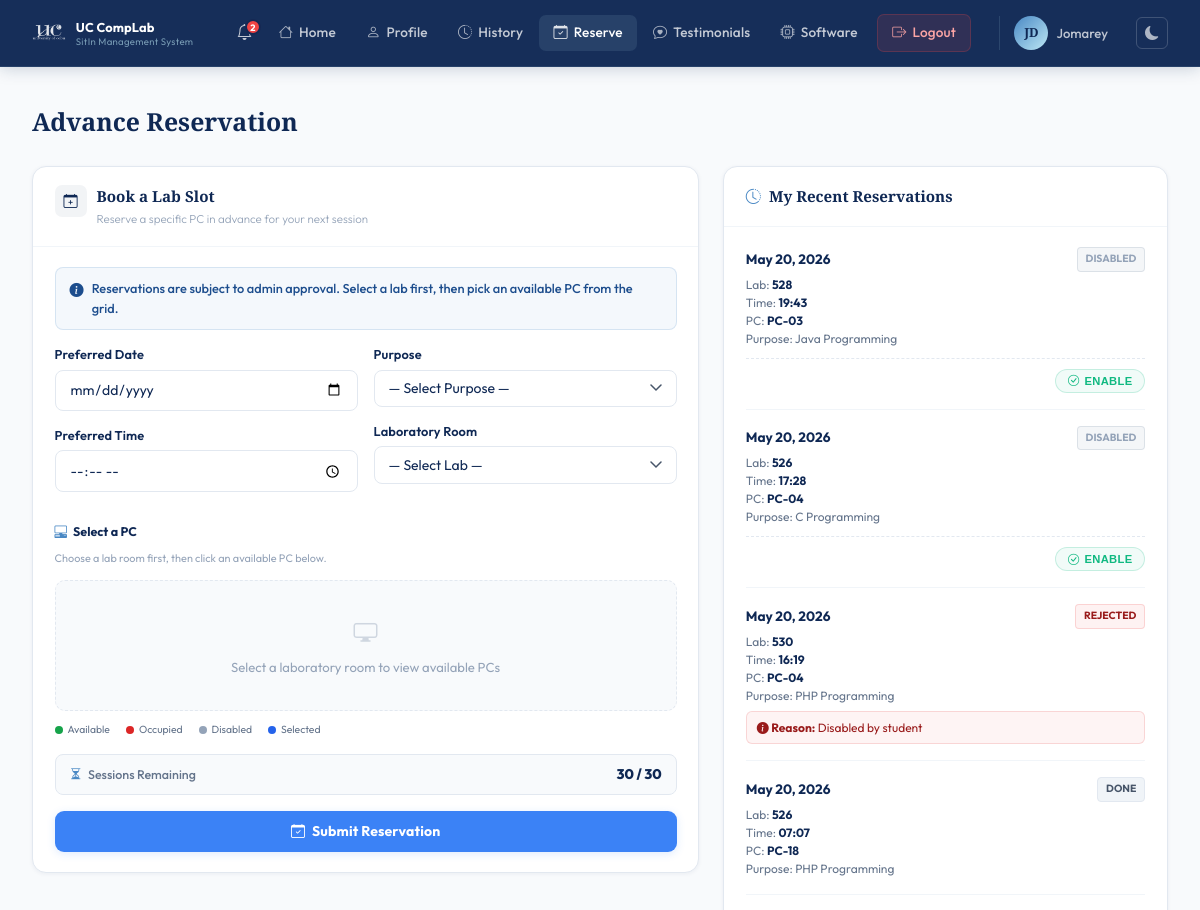
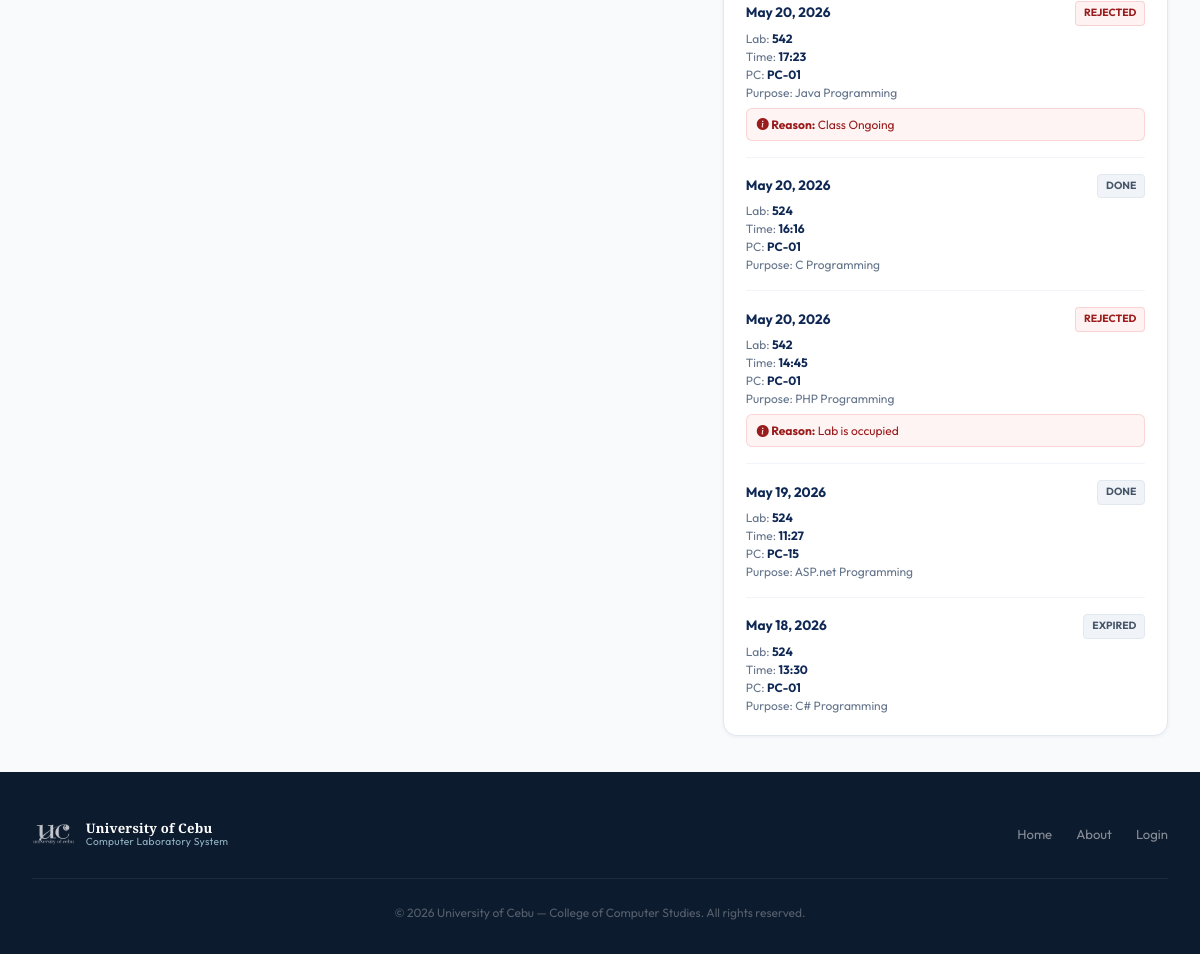
Screenshot of /pages/reserve.php (signed in) with the database file from the repository (2 pictures, top to bottom).
### tables this page shows
CREATE TABLE users (
            id                 INTEGER PRIMARY KEY AUTOINCREMENT,
            first_name         TEXT    NOT NULL,
            last_name          TEXT    NOT NULL,
            middle_name        TEXT,
            student_id         TEXT    UNIQUE NOT NULL,
            course             TEXT    NOT NULL,
            course_level       INTEGER NOT NULL,
            email              TEXT    UNIQUE NOT NULL,
            address            TEXT    NOT NULL,
            password           TEXT    NOT NULL,
            remaining_sessions INTEGER DEFAULT 30,
            created_at         DATETIME DEFAULT CURRENT_TIMESTAMP
        , profile_picture TEXT, points INTEGER DEFAULT 0);

CREATE TABLE reservations (
            id         INTEGER PRIMARY KEY AUTOINCREMENT,
            user_id    INTEGER NOT NULL,
            lab_room   TEXT    NOT NULL,
            date       TEXT    NOT NULL,
            time_slot  TEXT    NOT NULL,
            purpose    TEXT,
            status     TEXT    DEFAULT 'pending',
            created_at DATETIME DEFAULT CURRENT_TIMESTAMP, pc_number INTEGER, reject_note TEXT, disabled_by_student INTEGER DEFAULT 0,
            FOREIGN KEY (user_id) REFERENCES users(id) ON DELETE CASCADE
        );

### includes/auth.php (called while the page is built, shortened)
<?php
function getUnreadCount(PDO $db): int {
    $stmt = $db->prepare("SELECT COUNT(*) FROM notifications WHERE user_id = ? AND is_read = 0");
    $stmt->execute([$_SESSION['user_id']]);
    return (int) $stmt->fetchColumn();
}

### pages/reserve.php (the view, shortened to what this page needs)
<?php
$base = '../';
require_once __DIR__ . '/../includes/auth.php';
$db  = getDB();
$uid = $_SESSION['user_id'];
$stmt = $db->prepare("SELECT * FROM users WHERE id = ?");
$stmt->execute([$uid]);
$user = $stmt->fetch();
$remainingSessions = (int)($user['remaining_sessions'] ?? 30);
$myReservations = $db->prepare("SELECT * FROM reservations WHERE user_id = ? ORDER BY created_at DESC LIMIT 10");
$myReservations->execute([$uid]);
$myReservations = $myReservations->fetchAll();
$sessBadgeClass = $remainingSessions > 10 ? 'sess-ok' : ($remainingSessions > 0 ? 'sess-warn' : 'sess-empty');
require_once __DIR__ . '/../includes/header.php';
echo '<link rel="stylesheet" href="' . $base . 'assets/css/user.css">';
?>
<?php require_once __DIR__ . '/../includes/user-navbar.php'; ?>
<div class="user-page">
  <div class="user-page-inner">
    <div class="res-page-wrap">
      <h1 class="res-page-title">Advance Reservation</h1>
      <div class="res-layout">
        <div class="res-form-col">
          <div class="res-card">
        <div class="res-card-head">
          <div class="res-card-ico"><i class="bi bi-calendar-plus"></i></div>
          <div>
            <div class="res-card-name">Book a Lab Slot</div>
            <div class="res-card-sub">Reserve a specific PC in advance for your next session</div>
          </div>
        </div>
        <div class="res-card-body">
          <div class="res-alert res-alert-info">
            <i class="bi bi-info-circle-fill"></i>
            Reservations are subject to admin approval. Select a lab first, then pick an available PC from the grid.
          </div>
          <form method="POST" action="" id="reserveForm">
            <div class="res-form-grid">
              <div>
                <div class="res-field">
                  <label>Preferred Date</label>
                  <input type="date" name="date" class="res-input"
                         min="<?= date('Y-m-d') ?>"
                         value="<?= htmlspecialchars($_POST['date'] ?? '') ?>"
                         required />
                </div>
                <div class="res-field">
                  <label>Preferred Time</label>
                  <input type="time" name="time_in" class="res-input"
                         value="<?= htmlspecialchars($_POST['time_in'] ?? '') ?>"
                         required />
                </div>
              </div>
              <div>
                <div class="res-field">
                  <label>Purpose</label>
                  <select name="purpose_res" class="res-input res-select" required>
                    <option value="" disabled selected>— Select Purpose —</option>
                  </select>
                </div>
                <div class="res-field">
                  <label>Laboratory Room</label>
                  <select name="lab_room_res" id="labSelect" class="res-input res-select" required>
                    <option value="" disabled selected>— Select Lab —</option>
                  </select>
                </div>
              </div>
            </div>
            <div class="pc-grid-section" id="pcGridSection">
              <div class="pc-grid-title"><i class="bi bi-pc-display-horizontal"></i> Select a PC</div>
              <div class="pc-grid-hint">Choose a lab room first, then click an available PC below.</div>
              <div id="pcGridContainer">
                <div class="pc-grid-empty">
                  <i class="bi bi-display"></i>
                  Select a laboratory room to view available PCs
                </div>
              </div>
              <div class="pc-legend">
                <div class="pc-legend-item"><div class="pc-legend-dot avail"></div> Available</div>
                <div class="pc-legend-item"><div class="pc-legend-dot occupied"></div> Occupied</div>
                <div class="pc-legend-item"><div class="pc-legend-dot disabled"></div> Disabled</div>
                <div class="pc-legend-item"><div class="pc-legend-dot selected"></div> Selected</div>
              </div>
            </div>
            <div class="res-sess-row" style="margin-bottom:1rem;">
              <span class="res-sess-lbl"><i class="bi bi-hourglass-split"></i> Sessions Remaining</span>
              <span class="res-sess-badge <?= $sessBadgeClass ?>"><?= $remainingSessions ?> / 30</span>
            </div>
            <button type="submit" class="res-btn res-btn-reserve" id="reserveBtn">
              <i class="bi bi-calendar-check"></i> Submit Reservation
            </button>
          </form>
        </div>
      </div>
        </div>
        <div class="res-log-col">
          <div class="res-log-card">
            <div class="res-log-header">
              <i class="bi bi-clock-history"></i> My Recent Reservations
            </div>
            <div class="res-log-body">
              <?php if (empty($myReservations)): ?>
                <div style="text-align:center; color:#94a3b8; font-size:0.85rem; padding:1rem 0;">
                  You have no recent reservations.
                </div>
              <?php else: ?>
                <?php foreach ($myReservations as $r):
                  $badgeCls = 'badge-pending';
                  if ($r['status'] === 'approved') $badgeCls = 'badge-approved';
                  if ($r['status'] === 'rejected') $badgeCls = 'badge-rejected';
                  if ($r['status'] === 'done')     $badgeCls = 'badge-done';
                  $displayStatus = $r['status'];
                  if (in_array($r['status'], ['pending','approved']) && $r['date'] < date('Y-m-d')) {
                      $displayStatus = 'expired';
                      $badgeCls = 'badge-done';
                  }
                  $isDisabled = (($r['disabled_by_student'] ?? 0) == 1);
                  if ($isDisabled) {
                      $displayStatus = 'disabled';
                      $badgeCls = 'badge-disabled';
                  }
                ?>
                  <div class="res-log-item">
                    <div class="res-log-date">
                      <span><?= date('M j, Y', strtotime($r['date'])) ?></span>
                      <span class="a-badge <?= $badgeCls ?>" style="font-size:0.65rem; padding:3px 8px; border-radius:4px; text-transform:uppercase;">
                        <?= htmlspecialchars($displayStatus) ?>
                      </span>
                    </div>
                    <div class="res-log-details">
                      Lab: <strong><?= htmlspecialchars($r['lab_room']) ?></strong><br>
                      Time: <strong><?= htmlspecialchars($r['time_slot']) ?></strong><br>
                      PC: <strong><?= $r['pc_number'] ? 'PC-'.str_pad($r['pc_number'], 2, '0', STR_PAD_LEFT) : 'Any' ?></strong><br>
                      Purpose: <?= htmlspecialchars($r['purpose']) ?>
                    </div>
                    <?php if ($displayStatus !== 'expired' && $r['status'] !== 'done' && $r['status'] !== 'rejected'): ?>
                      <div class="res-log-actions">
                        <?php if ($isDisabled): ?>
                          <form method="POST" style="display:inline;">
                            <button type="submit" class="res-action-btn res-btn-enable">
                              <i class="bi bi-check-circle"></i> Enable
                            </button>
                          </form>
                        <?php endif; ?>
                      </div>
                    <?php endif; ?>
                    <?php if ($r['status'] === 'rejected' && !$isDisabled && !empty($r['reject_note'])): ?>
                      <div class="res-log-reason">
                        <i class="bi bi-info-circle-fill"></i> <strong>Reason:</strong> <?= htmlspecialchars($r['reject_note']) ?>
                      </div>
                    <?php endif; ?>
                  </div>
                <?php endforeach; ?>
              <?php endif; ?>
            </div>
          </div>
        </div>
      </div>
    </div>
  </div>
</div>
<?php require_once __DIR__ . '/../includes/footer.php'; ?>

### includes/user-navbar.php (shortened to what this page needs)
<?php
$_unread      = isset($db) ? getUnreadCount($db) : 0;
$_currentUser = $_SESSION['user'] ?? [];
$_initials    = strtoupper(
    substr($_currentUser['first_name'] ?? 'U', 0, 1) .
    substr($_currentUser['last_name']  ?? '',  0, 1)
);
$_profilePic = null;
$_currentFile = basename($_SERVER['PHP_SELF']);
function _navActive(string $file): string {
    global $_currentFile;
    return $_currentFile === $file ? 'active' : '';
}
?>
<nav class="user-navbar">
  <div class="user-nav-container">
    <a href="<?= $base ?>pages/dashboard.php" class="user-nav-brand">
      <img src="<?= $base ?>assets/images/uc-logo-white.png" alt="UC" class="user-nav-logo-img" />
      <div class="user-brand-text">
        <span class="user-brand-name">UC CompLab</span>
        <span class="user-brand-sub">SitIn Management System</span>
      </div>
    </a>
    <ul class="user-nav-links">
      <li class="notif-wrapper">
        <button class="notif-btn" id="notifToggle" aria-label="Notifications">
          <i class="bi bi-bell"></i>
          <?php if ($_unread > 0): ?>
            <span class="notif-badge"><?= $_unread > 9 ? '9+' : $_unread ?></span>
          <?php endif; ?>
        </button>
      </li>
      <li><a href="<?= $base ?>pages/dashboard.php" class="<?= _navActive('dashboard.php') ?>"><i class="bi bi-house"></i> Home</a></li>
      <li><a href="<?= $base ?>pages/edit-profile.php" class="<?= _navActive('edit-profile.php') ?>"><i class="bi bi-person"></i> Profile</a></li>
      <li><a href="<?= $base ?>pages/history.php" class="<?= _navActive('history.php') ?>"><i class="bi bi-clock-history"></i> History</a></li>
      <li><a href="<?= $base ?>pages/reserve.php" class="<?= _navActive('reserve.php') ?>"><i class="bi bi-calendar-check"></i> Reserve</a></li>
      <li><a href="<?= $base ?>pages/testimonials.php" class="<?= _navActive('testimonials.php') ?>"><i class="bi bi-chat-heart"></i> Testimonials</a></li>
      <li><a href="<?= $base ?>pages/software.php" class="<?= _navActive('software.php') ?>"><i class="bi bi-cpu"></i> Software</a></li>
      <li><a href="<?= $base ?>pages/logout.php" class="user-nav-logout"><i class="bi bi-box-arrow-right"></i> Logout</a></li>
    </ul>
    <div class="user-avatar-wrap">
      <?php if ($_profilePic): ?>
        <img src="<?= htmlspecialchars($_profilePic) ?>"
             alt="<?= htmlspecialchars($_currentUser['first_name'] ?? '') ?>"
             class="user-avatar-photo" />
      <?php else: ?>
        <div class="user-avatar"><?= $_initials ?></div>
      <?php endif; ?>
      <span class="user-name-short"><?= htmlspecialchars($_currentUser['first_name'] ?? '') ?></span>
    </div>
    <button class="dm-toggle" id="userDmToggle" title="Toggle dark mode" aria-label="Toggle dark mode">
      <i class="bi bi-moon-fill" id="userDmIcon"></i>
    </button>
  </div>
</nav>

### assets/css/style.css (style rules this page uses)
:root { --navy: #0F2854; --blue: #1C4D8D; --mid: #4988C4; --light: #BDE8F5; --white: #FFFFFF; --gray-50: #F8FAFC; --gray-100: #F0F4F8; --gray-200: #E2E8F0; --gray-400: #94A3B8; --gray-600: #475569; --gray-900: #0D1B2E; --font-display: 'Playfair Display', Georgia, serif; --font-body: 'Outfit', sans-serif; --shadow-xs: 0 1px 3px rgba(15, 40, 84, 0.08); --shadow-sm: 0 2px 8px rgba(15, 40, 84, 0.10); --shadow-md: 0 8px 30px rgba(15, 40, 84, 0.14); --shadow-lg: 0 20px 60px rgba(15, 40, 84, 0.22); --radius: 10px; --radius-lg: 16px; --transition: all 0.25s cubic-bezier(0.4, 0, 0.2, 1); }
*, *::before, *::after { box-sizing: border-box; margin: 0; padding: 0; }
html { scroll-behavior: smooth; }
body { font-family: var(--font-body); background: var(--white); color: var(--navy); line-height: 1.6; overflow-x: hidden; -webkit-font-smoothing: antialiased; }
a { text-decoration: none; color: inherit; }
img { max-width: 100%; display: block; }
ul { list-style: none; }

### includes/user-navbar.php (style rules this page uses)
.user-nav-logo-img { height: 30px; width: auto; object-fit: contain; filter: brightness(0) invert(1); opacity: 0.88; flex-shrink: 0; }
.user-brand-text { display: flex; flex-direction: column; line-height: 1.25; }
.user-brand-name { font-size: 0.80rem; font-weight: 700; color: #fff; letter-spacing: 0.15px; white-space: nowrap; }
.user-brand-sub { font-size: 0.60rem; color: rgba(189,232,245,0.58); letter-spacing: 0.3px; }

### rows the page displays
users: _initials "JD", first_name "Jomarey", remaining_sessions "30"
reservations: date "May 20, 2026", disabled_by_student "DISABLED", lab_room "528", time_slot "19:43", pc_number "03", purpose "Java Programming"
reservations: date "May 20, 2026", disabled_by_student "DISABLED", lab_room "526", time_slot "17:28", pc_number "04", purpose "C Programming"
reservations: date "May 20, 2026", status "REJECTED", lab_room "530", time_slot "16:19", pc_number "04", purpose "PHP Programming", reject_note "Disabled by student"
reservations: date "May 20, 2026", status "DONE", lab_room "526", time_slot "07:07", pc_number "18", purpose "PHP Programming"
reservations: date "May 20, 2026", status "REJECTED", lab_room "542", time_slot "17:23", pc_number "01", purpose "Java Programming", reject_note "Class Ongoing"
reservations: date "May 20, 2026", status "DONE", lab_room "524", time_slot "16:16", pc_number "01", purpose "C Programming"
reservations: date "May 20, 2026", status "REJECTED", lab_room "542", time_slot "14:45", pc_number "01", purpose "PHP Programming", reject_note "Lab is occupied"
reservations: date "May 19, 2026", status "DONE", lab_room "524", time_slot "11:27", pc_number "15", purpose "ASP.net Programming"
reservations: date "May 18, 2026", displayStatus "EXPIRED", lab_room "524", time_slot "13:30", pc_number "01", purpose "C# Programming"

### other values shown
$_unread "2"
